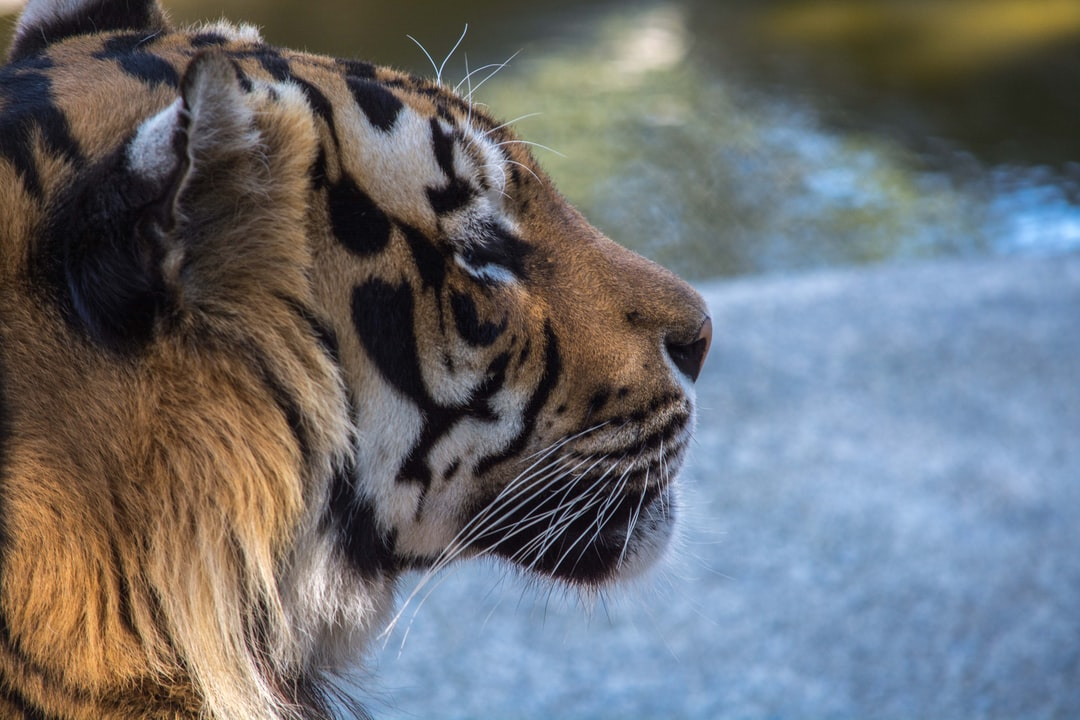
#> input picture images/ImagemOriginal.jpg, 1080 x 720 px, found by its file name
$ python questao6.py
#> lines starting #> are read from the running program, lines starting #| are printed output that depends on the picture; after the words box and inside, x2 and y2 are one past the last pixel; in counts of white or black regions, pixels touching at a corner belong together
import cv2

image = cv2.imread('C:/Users/User/Desktop/GIT/LapiscoComputerVisionPython/images/ImagemOriginal.jpg')
#> image is the input picture: shape (720, 1080, 3); mean B, G, R 113.4, 109.7, 107.7

grayscale_image = cv2.cvtColor(image, cv2.COLOR_BGR2GRAY)
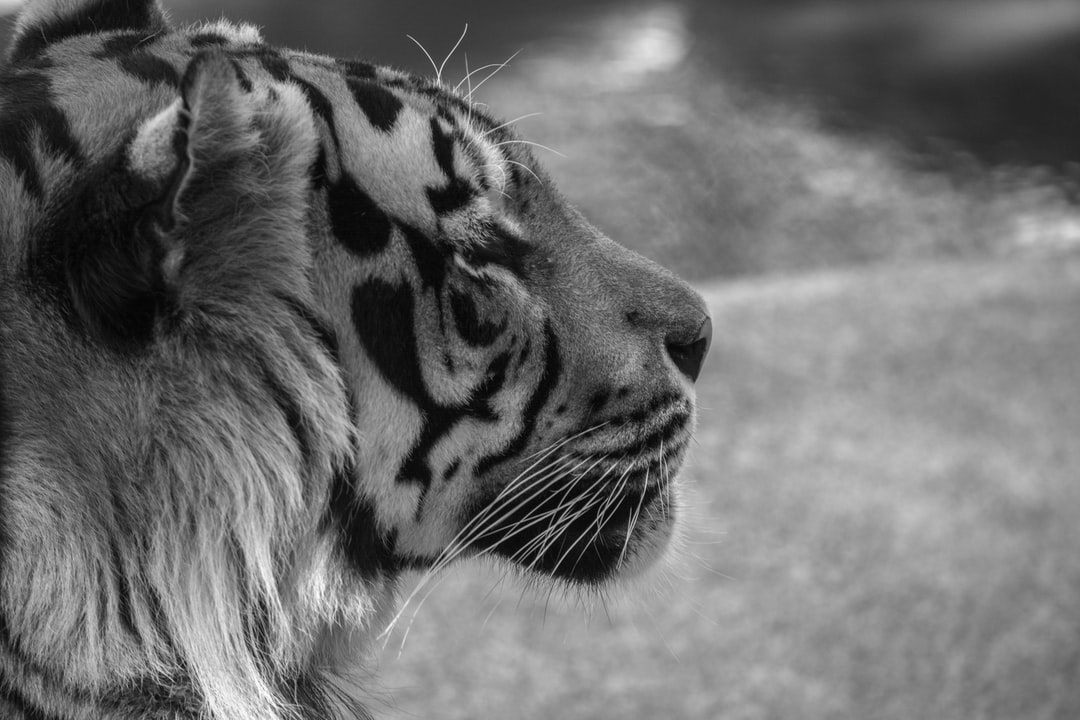
#> grayscale_image: shape (720, 1080); min 1, max 254, mean 109.5
canny_image = cv2.Canny(grayscale_image, 80, 180)
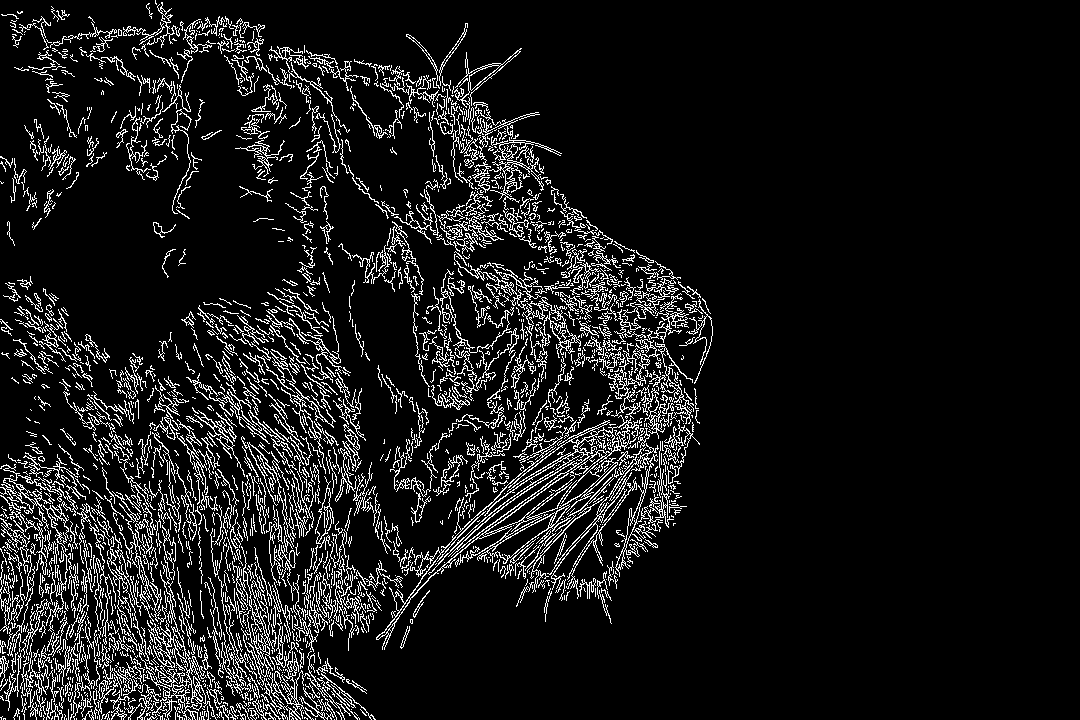
#> canny_image: shape (720, 1080); 9.4% white in thin lines or dots, all inside (x1, y1, x2, y2) = (0, 0, 713, 720)

cv2.imshow('Input grayscale image', grayscale_image)
cv2.imshow('Canny filter result', canny_image)

cv2.imwrite('C:/Users/User/Desktop/GIT/LapiscoComputerVisionPython/images/results/canny_filter_result.jpg', canny_image)
cv2.waitKey(0)
